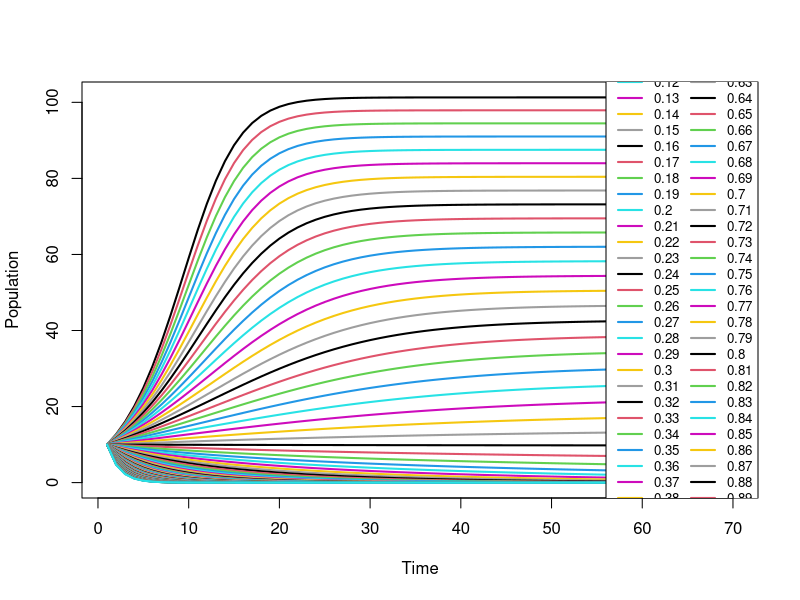
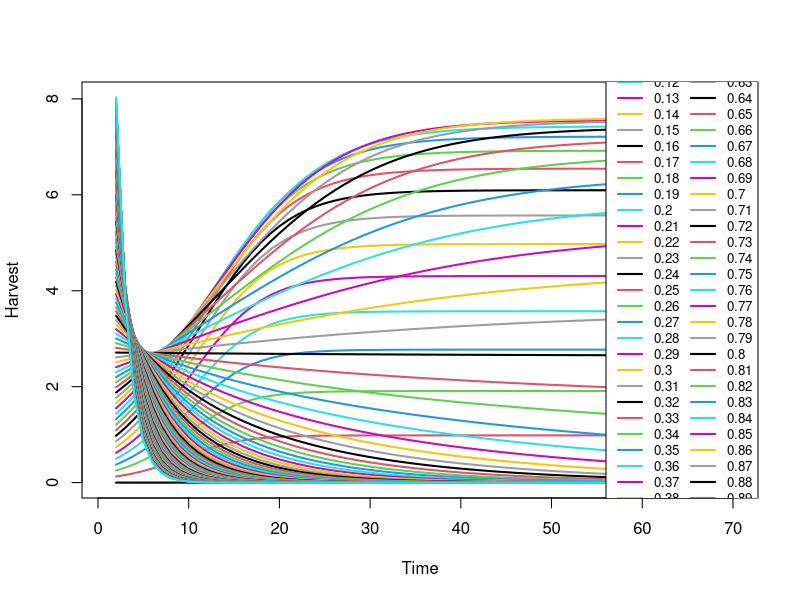
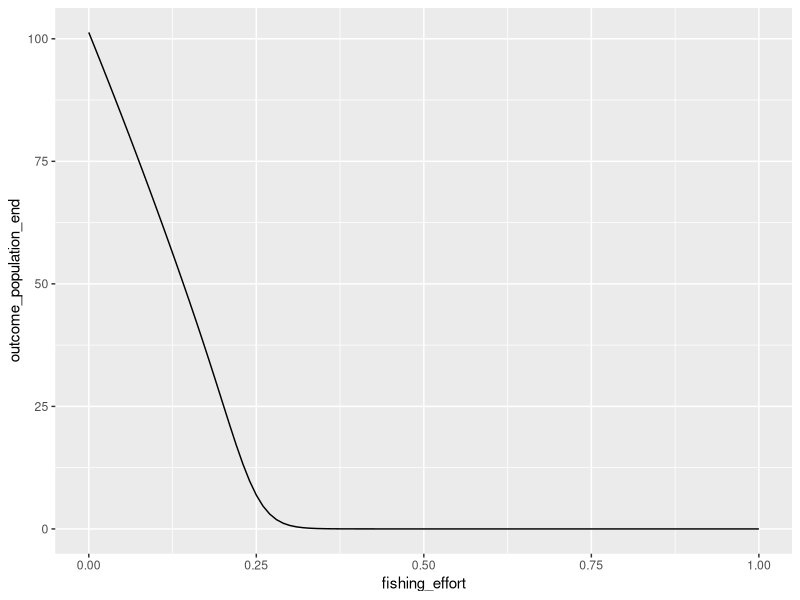
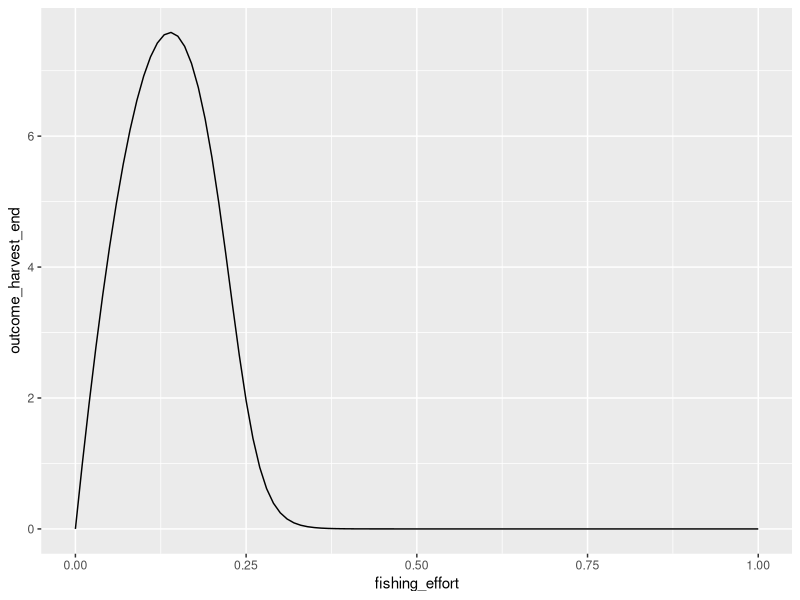

The R source for these figures, in order:
library(tidyverse)
library(ggpubr)

#projections <- read.csv("anomaly_df.csv")
#SST_dev <- projections[['anomaly']]

patch_area <- c(1)
number_patches <- length(patch_area)
timesteps <- 70 #length(SST_dev)
r <- 0.3
K <- 101.3

population <- array(NA, dim = c(timesteps, number_patches))
harvest <- array(NA, dim = c(timesteps, number_patches))

patch_area_sequences <- seq(1, 1, by = 1)
fishing_effort_sequences <- seq(0, 1, by = 0.01)

parameter_grid <- expand.grid(patch_area = patch_area_sequences,
                              fishing_effort = fishing_effort_sequences)

# Saving outputs
outcome_population <- matrix(0, ncol = timesteps, nrow = nrow(parameter_grid))
outcome_harvest <- matrix(0, ncol = timesteps, nrow = nrow(parameter_grid))
outcome_population_end <- matrix(0, ncol = 1, nrow = nrow(parameter_grid))
outcome_harvest_end <- matrix(0, ncol = 1, nrow = nrow(parameter_grid))



for (iter in 1:nrow(parameter_grid)) {
  population[1] <- c(10)  # Initialize population for each iteration
  
  for (t in 2:timesteps) {
    population[t] <- population[t-1] + r * population[t-1] * (1 - population[t-1] / K)
    harvest[t] <- population[t] * (1 - exp(-parameter_grid[['fishing_effort']][[iter]]))
    population[t] <- population[t] * (1 - (1 - exp(-parameter_grid[['fishing_effort']][[iter]])))
  }
  
  #save the whole trajectory
  outcome_population[iter, ] <- population
  outcome_harvest[iter, ] <- harvest
  
  #save the mean of the last 20 years
  outcome_population_end[iter] <- mean(population[(t-19):t])
  outcome_harvest_end[iter] <- mean(harvest[(t-19):t])
}

##TRAJECTORY PLOTS
# Transpose outcome_population for correct plotting
outcome_population <- t(outcome_population)
outcome_harvest <- t(outcome_harvest)

# Plotting with modified line characteristics and legend position
matplot(outcome_population, type = "l", col = 1:nrow(parameter_grid), lty = 1, lwd = 2, xlab = "Time", ylab = "Population")
legend("right", legend = parameter_grid$fishing_effort, col = 1:nrow(parameter_grid), lty = rep(1, nrow(parameter_grid)), ncol=2, lwd = 2, cex = 0.8)


matplot(outcome_harvest, type = "l", col = 1:nrow(parameter_grid), lty = 1, lwd = 2, xlab = "Time", ylab = "Harvest")
legend("right", legend = parameter_grid$fishing_effort, col = 1:nrow(parameter_grid), lty = rep(1, nrow(parameter_grid)), ncol=2, lwd = 2, cex = 0.8)


##PLOTTING EQUILIBRIUM VALUES VS FISHING EFFORT
outcome <- cbind(parameter_grid, outcome_population_end, outcome_harvest_end)

ggplot(outcome, aes(x=fishing_effort, y=outcome_population_end)) +
         geom_line()
       
ggplot(outcome, aes(x=fishing_effort, y=outcome_harvest_end)) +
  geom_line()      
       
       
       